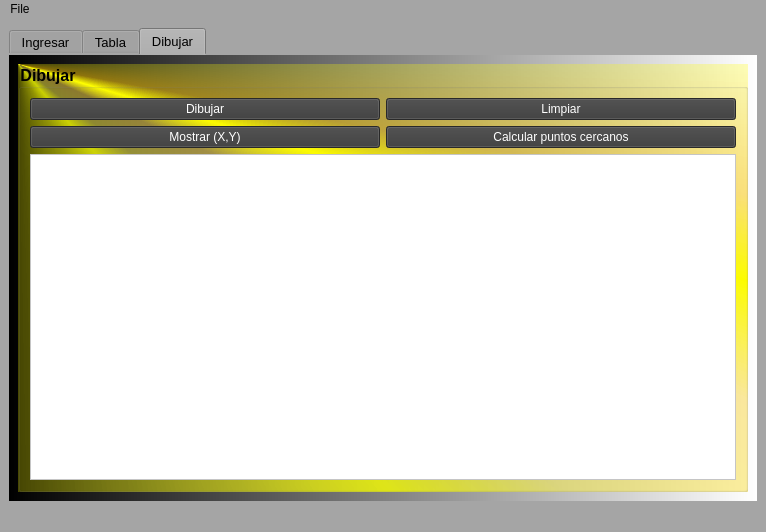
<?xml version="1.0" encoding="UTF-8"?>
<ui version="4.0">
 <class>MainWindow</class>
 <widget class="QMainWindow" name="MainWindow">
  <property name="geometry">
   <rect>
    <x>0</x>
    <y>0</y>
    <width>766</width>
    <height>532</height>
   </rect>
  </property>
  <property name="windowTitle">
   <string>MainWindow</string>
  </property>
  <property name="styleSheet">
   <string notr="true">background-color: rgb(165, 165, 165);
gridline-color: rgb(0, 0, 0);
border-bottom-color: rgb(0, 0, 0);
alternate-background-color: rgb(0, 0, 0);
color: rgb(0, 0, 0);</string>
  </property>
  <property name="toolButtonStyle">
   <enum>Qt::ToolButtonIconOnly</enum>
  </property>
  <widget class="QWidget" name="centralwidget">
   <property name="styleSheet">
    <string notr="true">border-bottom-color: rgb(0, 0, 0);</string>
   </property>
   <layout class="QGridLayout" name="gridLayout">
    <item row="0" column="0">
     <widget class="QTabWidget" name="table_widget">
      <property name="font">
       <font>
        <pointsize>10</pointsize>
       </font>
      </property>
      <property name="toolTip">
       <string>&lt;html&gt;&lt;head/&gt;&lt;body&gt;&lt;p&gt;Ingresar&lt;/p&gt;&lt;/body&gt;&lt;/html&gt;</string>
      </property>
      <property name="styleSheet">
       <string notr="true">color: rgb(0, 0, 0);
gridline-color: rgb(0, 0, 0);
border-color: rgb(0, 0, 0);
alternate-background-color: rgb(0, 0, 0);
border-bottom-color: rgb(0, 0, 0);</string>
      </property>
      <property name="currentIndex">
       <number>2</number>
      </property>
      <widget class="QWidget" name="Ingresar">
       <property name="enabled">
        <bool>true</bool>
       </property>
       <property name="tabletTracking">
        <bool>false</bool>
       </property>
       <property name="acceptDrops">
        <bool>false</bool>
       </property>
       <property name="whatsThis">
        <string>&lt;html&gt;&lt;head/&gt;&lt;body&gt;&lt;p&gt;Ingresar&lt;/p&gt;&lt;/body&gt;&lt;/html&gt;</string>
       </property>
       <property name="accessibleName">
        <string/>
       </property>
       <property name="accessibleDescription">
        <string/>
       </property>
       <property name="autoFillBackground">
        <bool>false</bool>
       </property>
       <property name="styleSheet">
        <string notr="true">background-color: qlineargradient(spread:pad, x1:0, y1:0, x2:1, y2:0, stop:0 rgba(0, 0, 0, 255), stop:1 rgba(255, 255, 255, 255));
gridline-color: rgb(0, 0, 0);
border-bottom-color: rgb(0, 0, 0);</string>
       </property>
       <attribute name="title">
        <string>Ingresar</string>
       </attribute>
       <layout class="QGridLayout" name="gridLayout_3">
        <item row="0" column="0">
         <widget class="QGroupBox" name="groupBox_Neurona_agregar">
          <property name="font">
           <font>
            <pointsize>12</pointsize>
            <bold>true</bold>
           </font>
          </property>
          <property name="styleSheet">
           <string notr="true">color: rgb(0, 0, 0);
background-color: qconicalgradient(cx:0, cy:0, angle:135, stop:0 rgba(255, 255, 0, 69), stop:0.375 rgba(255, 255, 0, 69), stop:0.423533 rgba(251, 255, 0, 145), stop:0.45 rgba(247, 255, 0, 208), stop:0.477581 rgba(255, 244, 71, 130), stop:0.518717 rgba(255, 218, 71, 130), stop:0.55 rgba(255, 255, 0, 255), stop:0.57754 rgba(255, 203, 0, 130), stop:0.625 rgba(255, 255, 0, 69), stop:1 rgba(255, 255, 0, 69));</string>
          </property>
          <property name="title">
           <string>Ingresar neurona</string>
          </property>
          <layout class="QGridLayout" name="gridLayout_4">
           <item row="0" column="0">
            <widget class="QLabel" name="label_ID">
             <property name="styleSheet">
              <string notr="true">color: rgb(0, 0, 0);
background-color: rgb(44, 55, 79);</string>
             </property>
             <property name="text">
              <string>&lt;html&gt;&lt;head/&gt;&lt;body&gt;&lt;p&gt;&lt;span style=&quot; color:#ffffff;&quot;&gt;ID&lt;/span&gt;&lt;/p&gt;&lt;/body&gt;&lt;/html&gt;</string>
             </property>
            </widget>
           </item>
           <item row="0" column="1">
            <widget class="QLineEdit" name="leID">
             <property name="styleSheet">
              <string notr="true">color: rgb(255, 255, 255);
border-bottom-color: rgb(0, 0, 0);
background-color: rgb(141, 141, 141);</string>
             </property>
            </widget>
           </item>
           <item row="1" column="0">
            <widget class="QLabel" name="label_Voltaje">
             <property name="styleSheet">
              <string notr="true">background-color: rgb(44, 55, 79);</string>
             </property>
             <property name="text">
              <string>&lt;html&gt;&lt;head/&gt;&lt;body&gt;&lt;p&gt;&lt;span style=&quot; color:#ffffff;&quot;&gt;Voltaje&lt;/span&gt;&lt;/p&gt;&lt;/body&gt;&lt;/html&gt;</string>
             </property>
            </widget>
           </item>
           <item row="1" column="1">
            <widget class="QLineEdit" name="levoltaje">
             <property name="styleSheet">
              <string notr="true">color: rgb(255, 255, 255);
background-color: rgb(141, 141, 141);</string>
             </property>
            </widget>
           </item>
           <item row="2" column="0">
            <widget class="QLabel" name="label_X">
             <property name="styleSheet">
              <string notr="true">background-color: rgb(44, 55, 79);</string>
             </property>
             <property name="text">
              <string>&lt;html&gt;&lt;head/&gt;&lt;body&gt;&lt;p&gt;&lt;span style=&quot; color:#ffffff;&quot;&gt;Posicion X&lt;/span&gt;&lt;/p&gt;&lt;/body&gt;&lt;/html&gt;</string>
             </property>
            </widget>
           </item>
           <item row="2" column="1">
            <widget class="QLineEdit" name="leX">
             <property name="styleSheet">
              <string notr="true">color: rgb(255, 255, 255);
background-color: rgb(141, 141, 141);</string>
             </property>
            </widget>
           </item>
           <item row="3" column="0">
            <widget class="QLabel" name="label_Y">
             <property name="styleSheet">
              <string notr="true">background-color: rgb(44, 55, 79);</string>
             </property>
             <property name="text">
              <string>&lt;html&gt;&lt;head/&gt;&lt;body&gt;&lt;p&gt;&lt;span style=&quot; color:#ffffff;&quot;&gt;Posicion Y&lt;/span&gt;&lt;/p&gt;&lt;/body&gt;&lt;/html&gt;</string>
             </property>
            </widget>
           </item>
           <item row="3" column="1">
            <widget class="QLineEdit" name="leY">
             <property name="styleSheet">
              <string notr="true">color: rgb(255, 255, 255);
background-color: rgb(141, 141, 141);</string>
             </property>
            </widget>
           </item>
           <item row="4" column="0">
            <widget class="QLabel" name="label_Red">
             <property name="styleSheet">
              <string notr="true">background-color: rgb(44, 55, 79);</string>
             </property>
             <property name="text">
              <string>&lt;html&gt;&lt;head/&gt;&lt;body&gt;&lt;p&gt;&lt;span style=&quot; color:#ffffff;&quot;&gt;Red &lt;/span&gt;&lt;/p&gt;&lt;/body&gt;&lt;/html&gt;</string>
             </property>
            </widget>
           </item>
           <item row="4" column="1">
            <widget class="QLineEdit" name="leRed">
             <property name="styleSheet">
              <string notr="true">color: rgb(255, 255, 255);
background-color: rgb(141, 141, 141);</string>
             </property>
            </widget>
           </item>
           <item row="5" column="0">
            <widget class="QLabel" name="label_Green">
             <property name="styleSheet">
              <string notr="true">background-color: rgb(44, 55, 79);</string>
             </property>
             <property name="text">
              <string>&lt;html&gt;&lt;head/&gt;&lt;body&gt;&lt;p&gt;&lt;span style=&quot; color:#ffffff;&quot;&gt;Green&lt;/span&gt;&lt;/p&gt;&lt;/body&gt;&lt;/html&gt;</string>
             </property>
            </widget>
           </item>
           <item row="5" column="1">
            <widget class="QLineEdit" name="leGreen">
             <property name="styleSheet">
              <string notr="true">color: rgb(255, 255, 255);
background-color: rgb(141, 141, 141);</string>
             </property>
            </widget>
           </item>
           <item row="6" column="0">
            <widget class="QLabel" name="label_Blue">
             <property name="styleSheet">
              <string notr="true">background-color: rgb(44, 55, 79);</string>
             </property>
             <property name="text">
              <string>&lt;html&gt;&lt;head/&gt;&lt;body&gt;&lt;p&gt;&lt;span style=&quot; color:#ffffff;&quot;&gt;Blue&lt;/span&gt;&lt;/p&gt;&lt;/body&gt;&lt;/html&gt;</string>
             </property>
            </widget>
           </item>
           <item row="6" column="1">
            <widget class="QLineEdit" name="leBlue">
             <property name="styleSheet">
              <string notr="true">color: rgb(255, 255, 255);
background-color: rgb(141, 141, 141);</string>
             </property>
            </widget>
           </item>
           <item row="7" column="1">
            <widget class="QPushButton" name="pushButton_guardar_Final">
             <property name="palette">
              <palette>
               <active>
                <colorrole role="WindowText">
                 <brush brushstyle="SolidPattern">
                  <color alpha="255">
                   <red>255</red>
                   <green>255</green>
                   <blue>255</blue>
                  </color>
                 </brush>
                </colorrole>
                <colorrole role="Button">
                 <brush brushstyle="SolidPattern">
                  <color alpha="255">
                   <red>58</red>
                   <green>58</green>
                   <blue>58</blue>
                  </color>
                 </brush>
                </colorrole>
                <colorrole role="Text">
                 <brush brushstyle="SolidPattern">
                  <color alpha="255">
                   <red>255</red>
                   <green>255</green>
                   <blue>255</blue>
                  </color>
                 </brush>
                </colorrole>
                <colorrole role="ButtonText">
                 <brush brushstyle="SolidPattern">
                  <color alpha="255">
                   <red>255</red>
                   <green>255</green>
                   <blue>255</blue>
                  </color>
                 </brush>
                </colorrole>
                <colorrole role="Base">
                 <brush brushstyle="SolidPattern">
                  <color alpha="255">
                   <red>58</red>
                   <green>58</green>
                   <blue>58</blue>
                  </color>
                 </brush>
                </colorrole>
                <colorrole role="Window">
                 <brush brushstyle="SolidPattern">
                  <color alpha="255">
                   <red>58</red>
                   <green>58</green>
                   <blue>58</blue>
                  </color>
                 </brush>
                </colorrole>
                <colorrole role="AlternateBase">
                 <brush brushstyle="SolidPattern">
                  <color alpha="255">
                   <red>0</red>
                   <green>0</green>
                   <blue>0</blue>
                  </color>
                 </brush>
                </colorrole>
                <colorrole role="PlaceholderText">
                 <brush brushstyle="SolidPattern">
                  <color alpha="128">
                   <red>255</red>
                   <green>255</green>
                   <blue>255</blue>
                  </color>
                 </brush>
                </colorrole>
               </active>
               <inactive>
                <colorrole role="WindowText">
                 <brush brushstyle="SolidPattern">
                  <color alpha="255">
                   <red>255</red>
                   <green>255</green>
                   <blue>255</blue>
                  </color>
                 </brush>
                </colorrole>
                <colorrole role="Button">
                 <brush brushstyle="SolidPattern">
                  <color alpha="255">
                   <red>58</red>
                   <green>58</green>
                   <blue>58</blue>
                  </color>
                 </brush>
                </colorrole>
                <colorrole role="Text">
                 <brush brushstyle="SolidPattern">
                  <color alpha="255">
                   <red>255</red>
                   <green>255</green>
                   <blue>255</blue>
                  </color>
                 </brush>
                </colorrole>
                <colorrole role="ButtonText">
                 <brush brushstyle="SolidPattern">
                  <color alpha="255">
                   <red>255</red>
                   <green>255</green>
                   <blue>255</blue>
                  </color>
                 </brush>
                </colorrole>
                <colorrole role="Base">
                 <brush brushstyle="SolidPattern">
                  <color alpha="255">
                   <red>58</red>
                   <green>58</green>
                   <blue>58</blue>
                  </color>
                 </brush>
                </colorrole>
                <colorrole role="Window">
                 <brush brushstyle="SolidPattern">
                  <color alpha="255">
                   <red>58</red>
                   <green>58</green>
                   <blue>58</blue>
                  </color>
                 </brush>
                </colorrole>
                <colorrole role="AlternateBase">
                 <brush brushstyle="SolidPattern">
                  <color alpha="255">
                   <red>0</red>
                   <green>0</green>
                   <blue>0</blue>
                  </color>
                 </brush>
                </colorrole>
                <colorrole role="PlaceholderText">
                 <brush brushstyle="SolidPattern">
                  <color alpha="128">
                   <red>255</red>
                   <green>255</green>
                   <blue>255</blue>
                  </color>
                 </brush>
                </colorrole>
               </inactive>
               <disabled>
                <colorrole role="WindowText">
                 <brush brushstyle="SolidPattern">
                  <color alpha="255">
                   <red>255</red>
                   <green>255</green>
                   <blue>255</blue>
                  </color>
                 </brush>
                </colorrole>
                <colorrole role="Button">
                 <brush brushstyle="SolidPattern">
                  <color alpha="255">
                   <red>58</red>
                   <green>58</green>
                   <blue>58</blue>
                  </color>
                 </brush>
                </colorrole>
                <colorrole role="Text">
                 <brush brushstyle="SolidPattern">
                  <color alpha="255">
                   <red>255</red>
                   <green>255</green>
                   <blue>255</blue>
                  </color>
                 </brush>
                </colorrole>
                <colorrole role="ButtonText">
                 <brush brushstyle="SolidPattern">
                  <color alpha="255">
                   <red>255</red>
                   <green>255</green>
                   <blue>255</blue>
                  </color>
                 </brush>
                </colorrole>
                <colorrole role="Base">
                 <brush brushstyle="SolidPattern">
                  <color alpha="255">
                   <red>58</red>
                   <green>58</green>
                   <blue>58</blue>
                  </color>
                 </brush>
                </colorrole>
                <colorrole role="Window">
                 <brush brushstyle="SolidPattern">
                  <color alpha="255">
                   <red>58</red>
                   <green>58</green>
                   <blue>58</blue>
                  </color>
                 </brush>
                </colorrole>
                <colorrole role="AlternateBase">
                 <brush brushstyle="SolidPattern">
                  <color alpha="255">
                   <red>0</red>
                   <green>0</green>
                   <blue>0</blue>
                  </color>
                 </brush>
                </colorrole>
                <colorrole role="PlaceholderText">
                 <brush brushstyle="SolidPattern">
                  <color alpha="128">
                   <red>255</red>
                   <green>255</green>
                   <blue>255</blue>
                  </color>
                 </brush>
                </colorrole>
               </disabled>
              </palette>
             </property>
             <property name="mouseTracking">
              <bool>false</bool>
             </property>
             <property name="styleSheet">
              <string notr="true">color: rgb(255, 255, 255);
background-color: rgb(58, 58, 58);
border-color: rgb(255, 255, 255);</string>
             </property>
             <property name="text">
              <string>Guardar neurona al final</string>
             </property>
             <property name="checkable">
              <bool>false</bool>
             </property>
            </widget>
           </item>
           <item row="7" column="2">
            <widget class="QPushButton" name="pushButton_Imprimir">
             <property name="styleSheet">
              <string notr="true">color: rgb(255, 255, 255);
background-color: rgb(58, 58, 58);
border-color: rgb(255, 255, 255);</string>
             </property>
             <property name="text">
              <string>Imprimir</string>
             </property>
            </widget>
           </item>
           <item row="8" column="1">
            <widget class="QPushButton" name="pushButton_guardar_Inicio">
             <property name="styleSheet">
              <string notr="true">color: rgb(255, 255, 255);
background-color: rgb(58, 58, 58);
border-color: rgb(255, 255, 255);</string>
             </property>
             <property name="text">
              <string>Guardar neurona al inicio</string>
             </property>
            </widget>
           </item>
           <item row="8" column="2">
            <widget class="QPushButton" name="pushButton">
             <property name="styleSheet">
              <string notr="true">color: rgb(255, 255, 255);
background-color: rgb(58, 58, 58);</string>
             </property>
             <property name="text">
              <string>Limpiar</string>
             </property>
            </widget>
           </item>
           <item row="0" column="2" rowspan="7">
            <widget class="QPlainTextEdit" name="plainTextEdit_imprimir">
             <property name="styleSheet">
              <string notr="true">color: rgb(255, 255, 255);
background-color: rgb(58, 58, 58);</string>
             </property>
            </widget>
           </item>
          </layout>
         </widget>
        </item>
       </layout>
      </widget>
      <widget class="QWidget" name="Imprimir">
       <property name="styleSheet">
        <string notr="true">background-color: qlineargradient(spread:pad, x1:0, y1:0, x2:1, y2:0, stop:0 rgba(0, 0, 0, 255), stop:1 rgba(255, 255, 255, 255));</string>
       </property>
       <attribute name="title">
        <string>Tabla</string>
       </attribute>
       <layout class="QGridLayout" name="gridLayout_2">
        <item row="0" column="0">
         <widget class="QGroupBox" name="groupBox">
          <property name="font">
           <font>
            <pointsize>12</pointsize>
            <bold>true</bold>
           </font>
          </property>
          <property name="styleSheet">
           <string notr="true">background-color: qconicalgradient(cx:0, cy:0, angle:135, stop:0 rgba(255, 255, 0, 69), stop:0.375 rgba(255, 255, 0, 69), stop:0.423533 rgba(251, 255, 0, 145), stop:0.45 rgba(247, 255, 0, 208), stop:0.477581 rgba(255, 244, 71, 130), stop:0.518717 rgba(255, 218, 71, 130), stop:0.55 rgba(255, 255, 0, 255), stop:0.57754 rgba(255, 203, 0, 130), stop:0.625 rgba(255, 255, 0, 69), stop:1 rgba(255, 255, 0, 69));
color: rgb(0, 0, 0);</string>
          </property>
          <property name="title">
           <string>Mostrar Tabla</string>
          </property>
          <layout class="QGridLayout" name="gridLayout_5">
           <item row="0" column="0">
            <widget class="QPushButton" name="pushButton_mostrar_tabla">
             <property name="styleSheet">
              <string notr="true">color: rgb(255, 255, 255);
background-color: rgb(141, 141, 141);</string>
             </property>
             <property name="text">
              <string>Mostrar tabla</string>
             </property>
            </widget>
           </item>
           <item row="0" column="1">
            <widget class="QPushButton" name="pushButton_ordenar">
             <property name="styleSheet">
              <string notr="true">color: rgb(255, 255, 255);
background-color: rgb(141, 141, 141);</string>
             </property>
             <property name="text">
              <string>Ordenar</string>
             </property>
            </widget>
           </item>
           <item row="1" column="0">
            <widget class="QLineEdit" name="leneurona">
             <property name="styleSheet">
              <string notr="true">color: rgb(255, 255, 255);
background-color: qlineargradient(spread:pad, x1:0, y1:0.858, x2:0.981, y2:0.898, stop:0 rgba(0, 0, 122, 255), stop:1 rgba(255, 255, 255, 255));</string>
             </property>
             <property name="text">
              <string>Ingrese el ID de la neurona a buscar</string>
             </property>
            </widget>
           </item>
           <item row="2" column="0">
            <widget class="QPushButton" name="pushButton_buscar_neurona">
             <property name="styleSheet">
              <string notr="true">color: rgb(255, 255, 255);
background-color: rgb(141, 141, 141);</string>
             </property>
             <property name="text">
              <string>Buscar</string>
             </property>
            </widget>
           </item>
           <item row="2" column="1">
            <widget class="QPushButton" name="pushButton_limpiar_tabla">
             <property name="styleSheet">
              <string notr="true">color: rgb(255, 255, 255);
background-color: rgb(141, 141, 141);</string>
             </property>
             <property name="text">
              <string>Limpiar</string>
             </property>
            </widget>
           </item>
           <item row="3" column="0" colspan="2">
            <widget class="QTableWidget" name="table_neurona">
             <property name="styleSheet">
              <string notr="true">background-color: qlineargradient(spread:pad, x1:1, y1:1, x2:0, y2:0, stop:0.0328638 rgba(0, 0, 0, 255), stop:1 rgba(255, 255, 255, 255));
font: 700 10pt &quot;Segoe UI&quot;;
gridline-color: rgb(0, 0, 0);
color: rgb(0, 0, 0);</string>
             </property>
            </widget>
           </item>
          </layout>
         </widget>
        </item>
       </layout>
      </widget>
      <widget class="QWidget" name="Dibujar">
       <property name="styleSheet">
        <string notr="true">background-color: qlineargradient(spread:pad, x1:0, y1:0, x2:1, y2:0, stop:0 rgba(0, 0, 0, 255), stop:1 rgba(255, 255, 255, 255));</string>
       </property>
       <attribute name="title">
        <string>Dibujar</string>
       </attribute>
       <layout class="QGridLayout" name="gridLayout_6">
        <item row="0" column="0">
         <widget class="QGroupBox" name="groupBox_2">
          <property name="font">
           <font>
            <pointsize>12</pointsize>
            <bold>true</bold>
           </font>
          </property>
          <property name="styleSheet">
           <string notr="true">background-color: qconicalgradient(cx:0, cy:0, angle:135, stop:0 rgba(255, 255, 0, 69), stop:0.375 rgba(255, 255, 0, 69), stop:0.423533 rgba(251, 255, 0, 145), stop:0.45 rgba(247, 255, 0, 208), stop:0.477581 rgba(255, 244, 71, 130), stop:0.518717 rgba(255, 218, 71, 130), stop:0.55 rgba(255, 255, 0, 255), stop:0.57754 rgba(255, 203, 0, 130), stop:0.625 rgba(255, 255, 0, 69), stop:1 rgba(255, 255, 0, 69));
color: rgb(0, 0, 0);</string>
          </property>
          <property name="title">
           <string>Dibujar</string>
          </property>
          <layout class="QGridLayout" name="gridLayout_7">
           <item row="0" column="0">
            <widget class="QPushButton" name="pushButton_Dibujar">
             <property name="styleSheet">
              <string notr="true">color: rgb(255, 255, 255);
background-color: rgb(58, 58, 58);
border-color: rgb(255, 255, 255);</string>
             </property>
             <property name="text">
              <string>Dibujar</string>
             </property>
            </widget>
           </item>
           <item row="0" column="1">
            <widget class="QPushButton" name="pushButton_Limpiar_2">
             <property name="styleSheet">
              <string notr="true">color: rgb(255, 255, 255);
background-color: rgb(58, 58, 58);
border-color: rgb(255, 255, 255);</string>
             </property>
             <property name="text">
              <string>Limpiar</string>
             </property>
            </widget>
           </item>
           <item row="1" column="0">
            <widget class="QPushButton" name="pushButton_Dibujar_2">
             <property name="styleSheet">
              <string notr="true">color: rgb(255, 255, 255);
background-color: rgb(58, 58, 58);
border-color: rgb(255, 255, 255);</string>
             </property>
             <property name="text">
              <string>Mostrar (X,Y)</string>
             </property>
            </widget>
           </item>
           <item row="1" column="1">
            <widget class="QPushButton" name="pushButton_Dibujar_3">
             <property name="styleSheet">
              <string notr="true">color: rgb(255, 255, 255);
background-color: rgb(58, 58, 58);
border-color: rgb(255, 255, 255);</string>
             </property>
             <property name="text">
              <string>Calcular puntos cercanos</string>
             </property>
            </widget>
           </item>
           <item row="2" column="0" colspan="2">
            <widget class="QGraphicsView" name="graphicsView">
             <property name="styleSheet">
              <string notr="true">background-color: rgb(255, 255, 255);</string>
             </property>
            </widget>
           </item>
          </layout>
         </widget>
        </item>
       </layout>
      </widget>
     </widget>
    </item>
   </layout>
  </widget>
  <widget class="QMenuBar" name="menubar">
   <property name="geometry">
    <rect>
     <x>0</x>
     <y>0</y>
     <width>766</width>
     <height>26</height>
    </rect>
   </property>
   <widget class="QMenu" name="menuFile">
    <property name="title">
     <string>File</string>
    </property>
    <addaction name="separator"/>
    <addaction name="actionGuardar"/>
    <addaction name="actionAbrir"/>
   </widget>
   <addaction name="menuFile"/>
  </widget>
  <widget class="QStatusBar" name="statusbar"/>
  <action name="actionAbrir">
   <property name="enabled">
    <bool>true</bool>
   </property>
   <property name="text">
    <string>Abrir</string>
   </property>
   <property name="toolTip">
    <string>Abrir</string>
   </property>
   <property name="font">
    <font>
     <pointsize>10</pointsize>
    </font>
   </property>
  </action>
  <action name="actionGuardar">
   <property name="text">
    <string>Guardar</string>
   </property>
   <property name="font">
    <font>
     <pointsize>10</pointsize>
    </font>
   </property>
  </action>
 </widget>
 <resources/>
 <connections/>
</ui>
